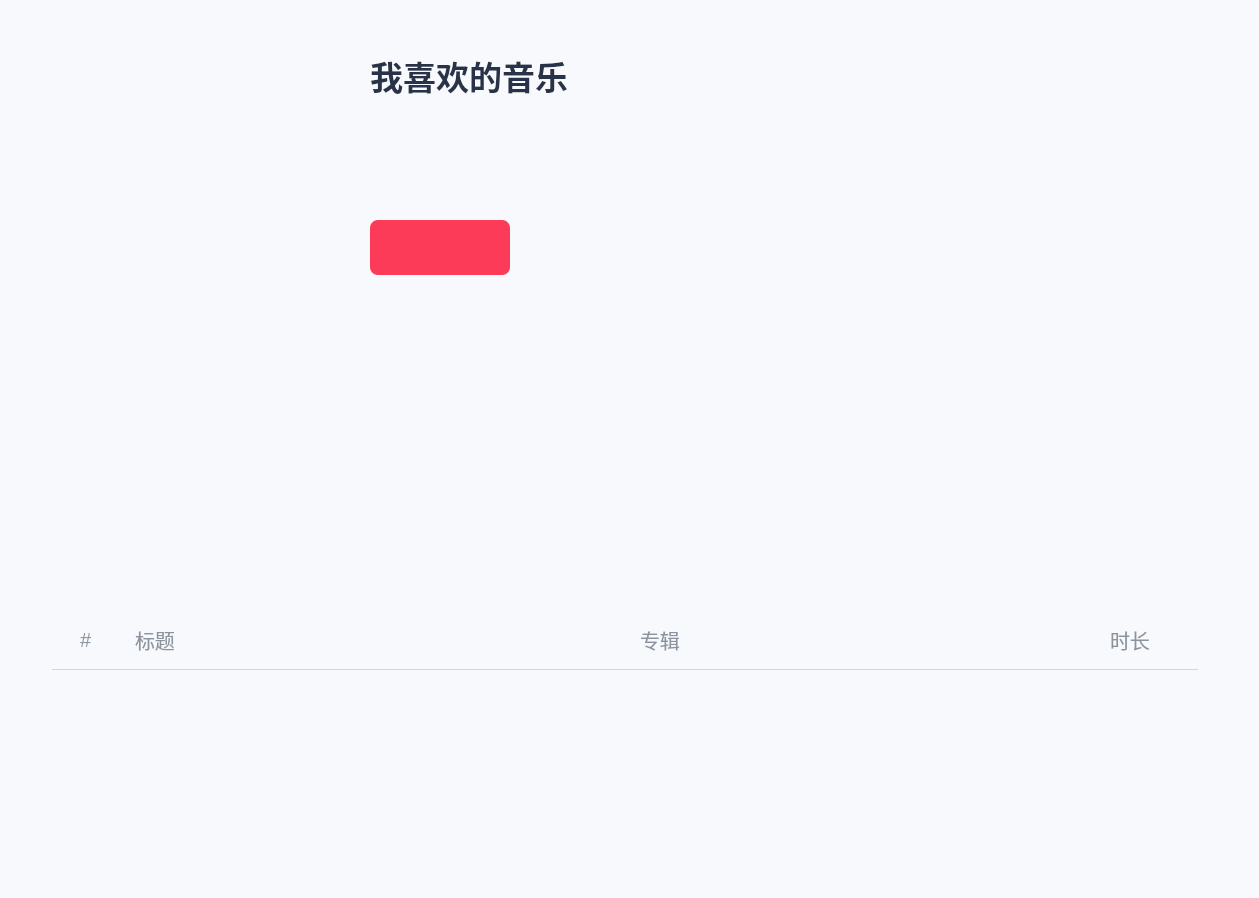
<?xml version="1.0" encoding="UTF-8"?>
<ui version="4.0">
 <class>Likemusicwi</class>
 <widget class="QWidget" name="Likemusicwi">
  <property name="geometry">
   <rect>
    <x>0</x>
    <y>0</y>
    <width>1259</width>
    <height>898</height>
   </rect>
  </property>
  <property name="minimumSize">
   <size>
    <width>1259</width>
    <height>898</height>
   </size>
  </property>
  <property name="maximumSize">
   <size>
    <width>1259</width>
    <height>898</height>
   </size>
  </property>
  <property name="windowTitle">
   <string>Form</string>
  </property>
  <property name="styleSheet">
   <string notr="true">background-color: #F7F9FC;</string>
  </property>
  <layout class="QVBoxLayout" name="verticalLayout">
   <property name="spacing">
    <number>0</number>
   </property>
   <property name="leftMargin">
    <number>0</number>
   </property>
   <property name="topMargin">
    <number>0</number>
   </property>
   <property name="rightMargin">
    <number>0</number>
   </property>
   <property name="bottomMargin">
    <number>0</number>
   </property>
   <item>
    <widget class="QWidget" name="widget" native="true">
     <property name="minimumSize">
      <size>
       <width>0</width>
       <height>340</height>
      </size>
     </property>
     <property name="maximumSize">
      <size>
       <width>16777215</width>
       <height>340</height>
      </size>
     </property>
     <layout class="QHBoxLayout" name="horizontalLayout">
      <property name="spacing">
       <number>0</number>
      </property>
      <property name="leftMargin">
       <number>0</number>
      </property>
      <property name="topMargin">
       <number>0</number>
      </property>
      <property name="rightMargin">
       <number>0</number>
      </property>
      <property name="bottomMargin">
       <number>0</number>
      </property>
      <item>
       <spacer name="horizontalSpacer">
        <property name="orientation">
         <enum>Qt::Horizontal</enum>
        </property>
        <property name="sizeType">
         <enum>QSizePolicy::Fixed</enum>
        </property>
        <property name="sizeHint" stdset="0">
         <size>
          <width>60</width>
          <height>20</height>
         </size>
        </property>
       </spacer>
      </item>
      <item>
       <widget class="QLabel" name="icon_lb">
        <property name="minimumSize">
         <size>
          <width>250</width>
          <height>250</height>
         </size>
        </property>
        <property name="maximumSize">
         <size>
          <width>250</width>
          <height>250</height>
         </size>
        </property>
        <property name="styleSheet">
         <string notr="true">border-image: url(:/res/head_2.jpg);
  border: none;
   border-radius: 20px;
    background-color: transparent;</string>
        </property>
        <property name="text">
         <string/>
        </property>
       </widget>
      </item>
      <item>
       <widget class="QWidget" name="widget_2" native="true">
        <property name="styleSheet">
         <string notr="true">QPushButton {
    border: none;
       border-radius: 8px;
      background-color: #f0f3f6;
      color: black;
   }
   QPushButton:hover {
     background-color: #e4e8ec;
    }
  QPushButton:checked {
    background-color: #fc3c4d;
    }</string>
        </property>
        <widget class="QLabel" name="label">
         <property name="geometry">
          <rect>
           <x>60</x>
           <y>50</y>
           <width>250</width>
           <height>50</height>
          </rect>
         </property>
         <property name="minimumSize">
          <size>
           <width>250</width>
           <height>50</height>
          </size>
         </property>
         <property name="maximumSize">
          <size>
           <width>250</width>
           <height>50</height>
          </size>
         </property>
         <property name="styleSheet">
          <string notr="true">color: #283248;
        font-size: 33px;
        font-family: &quot;Microsoft YaHei&quot;;
        font-weight: normal;
        background-color: transparent;
font-weight: bold;                 </string>
         </property>
         <property name="text">
          <string>我喜欢的音乐</string>
         </property>
        </widget>
        <widget class="QPushButton" name="playall_btn">
         <property name="geometry">
          <rect>
           <x>60</x>
           <y>220</y>
           <width>140</width>
           <height>55</height>
          </rect>
         </property>
         <property name="font">
          <font>
           <pointsize>11</pointsize>
           <bold>true</bold>
          </font>
         </property>
         <property name="styleSheet">
          <string notr="true">QPushButton {
	background-color: #FC3B59;
    background-image: url(:/res/viewswitch/playall1.png);  /* 默认状态图片 */
    background-repeat: no-repeat;
    background-position: left center;
}

QPushButton:hover {
background-color: #e33550;
    background-image: url(:/res/viewswitch/playall2.png);  /* 鼠标悬浮时显示的图片 */
    background-repeat: no-repeat;
    background-position: left center;
}

QPushButton:pressed {
 background-color: #eb8491;
    background-image: url(:/res/viewswitch/playall3.png);    /* 选中状态图片 */
    background-repeat: no-repeat;
    background-position: left center;
}
</string>
         </property>
         <property name="text">
          <string/>
         </property>
        </widget>
       </widget>
      </item>
     </layout>
    </widget>
   </item>
   <item>
    <widget class="QWidget" name="widget_4" native="true">
     <property name="minimumSize">
      <size>
       <width>0</width>
       <height>0</height>
      </size>
     </property>
     <layout class="QHBoxLayout" name="horizontalLayout_2">
      <property name="spacing">
       <number>0</number>
      </property>
      <property name="leftMargin">
       <number>0</number>
      </property>
      <property name="topMargin">
       <number>0</number>
      </property>
      <property name="rightMargin">
       <number>0</number>
      </property>
      <property name="bottomMargin">
       <number>0</number>
      </property>
      <item>
       <widget class="QLabel" name="label_6">
        <property name="minimumSize">
         <size>
          <width>200</width>
          <height>280</height>
         </size>
        </property>
        <property name="maximumSize">
         <size>
          <width>200</width>
          <height>280</height>
         </size>
        </property>
        <property name="styleSheet">
         <string notr="true">border-image: url(:/res/viewswitch/kong2.png);
  border: none;
 
    background-color: transparent;</string>
        </property>
        <property name="text">
         <string/>
        </property>
       </widget>
      </item>
     </layout>
    </widget>
   </item>
   <item>
    <widget class="QScrollArea" name="scrollArea">
     <property name="styleSheet">
      <string notr="true">QScrollArea {
    border: none; /* 去除边框 */
    background-color: #f0f3f6;
}

QScrollArea::corner {
    background-color: #f0f3f6;
}

QScrollBar:vertical {
    background-color: #f0f3f6; /* 滚动条背景 */
    width: 9px; /* 滚动条宽度 */
    margin: 0px 0px 0px 0px; /* 控制滚动条的间距 */
    border-radius: 4px;
}

QScrollBar::handle:vertical {
    background-color: #dcdfe4; /* 滚动条滑块颜色 */
    border-radius: 4px;
}

QScrollBar::handle:vertical:hover {
    background-color: #bec3ca; /* 滚动条滑块悬停时颜色 */
}

QScrollBar::add-line:vertical, QScrollBar::sub-line:vertical {
    background-color: #f0f3f6; /* 隐藏滚动条上下箭头 */
}
QScrollBar:horizontal {
    height: 0px; /* 关键：将高度设为 0，使水平滚动条不可见且不占空间 */
    background-color: transparent; /* 可选：背景透明 */
}
</string>
     </property>
     <property name="widgetResizable">
      <bool>true</bool>
     </property>
     <widget class="QWidget" name="scrollAreaWidgetContents">
      <property name="geometry">
       <rect>
        <x>0</x>
        <y>0</y>
        <width>1259</width>
        <height>278</height>
       </rect>
      </property>
      <layout class="QVBoxLayout" name="verticalLayout_2">
       <property name="spacing">
        <number>0</number>
       </property>
       <property name="leftMargin">
        <number>0</number>
       </property>
       <property name="topMargin">
        <number>0</number>
       </property>
       <property name="rightMargin">
        <number>0</number>
       </property>
       <property name="bottomMargin">
        <number>0</number>
       </property>
       <item>
        <widget class="QWidget" name="widget_3" native="true">
         <property name="minimumSize">
          <size>
           <width>0</width>
           <height>50</height>
          </size>
         </property>
         <property name="maximumSize">
          <size>
           <width>16777215</width>
           <height>50</height>
          </size>
         </property>
         <property name="styleSheet">
          <string notr="true">background-color: #F7F9FC;</string>
         </property>
         <widget class="QLabel" name="label_2">
          <property name="geometry">
           <rect>
            <x>80</x>
            <y>0</y>
            <width>40</width>
            <height>40</height>
           </rect>
          </property>
          <property name="minimumSize">
           <size>
            <width>0</width>
            <height>40</height>
           </size>
          </property>
          <property name="styleSheet">
           <string notr="true">color: #8b949e;
        font-size: 20px;
        font-family: &quot;Microsoft YaHei&quot;;
        font-weight: normal;
        background-color: transparent;
            </string>
          </property>
          <property name="text">
           <string>#</string>
          </property>
         </widget>
         <widget class="QLabel" name="label_3">
          <property name="geometry">
           <rect>
            <x>135</x>
            <y>0</y>
            <width>60</width>
            <height>40</height>
           </rect>
          </property>
          <property name="minimumSize">
           <size>
            <width>60</width>
            <height>40</height>
           </size>
          </property>
          <property name="styleSheet">
           <string notr="true">color: #8b949e;
        font-size: 20px;
        font-family: &quot;Microsoft YaHei&quot;;
        font-weight: normal;
        background-color: transparent;</string>
          </property>
          <property name="text">
           <string>标题</string>
          </property>
         </widget>
         <widget class="QLabel" name="label_4">
          <property name="geometry">
           <rect>
            <x>640</x>
            <y>0</y>
            <width>60</width>
            <height>40</height>
           </rect>
          </property>
          <property name="minimumSize">
           <size>
            <width>60</width>
            <height>40</height>
           </size>
          </property>
          <property name="styleSheet">
           <string notr="true">color: #8b949e;
        font-size: 20px;
        font-family: &quot;Microsoft YaHei&quot;;
        font-weight: normal;
        background-color: transparent;</string>
          </property>
          <property name="text">
           <string>专辑</string>
          </property>
         </widget>
         <widget class="QLabel" name="label_5">
          <property name="geometry">
           <rect>
            <x>1110</x>
            <y>0</y>
            <width>60</width>
            <height>40</height>
           </rect>
          </property>
          <property name="minimumSize">
           <size>
            <width>60</width>
            <height>40</height>
           </size>
          </property>
          <property name="styleSheet">
           <string notr="true">color: #8b949e;
        font-size: 20px;
        font-family: &quot;Microsoft YaHei&quot;;
        font-weight: normal;
        background-color: transparent;</string>
          </property>
          <property name="text">
           <string>时长</string>
          </property>
         </widget>
         <widget class="Line" name="line">
          <property name="geometry">
           <rect>
            <x>52</x>
            <y>49</y>
            <width>1146</width>
            <height>1</height>
           </rect>
          </property>
          <property name="styleSheet">
           <string notr="true">QFrame {
    background-color: #d2d6dc;
    height: 1px;
    border: none;
}
</string>
          </property>
          <property name="orientation">
           <enum>Qt::Horizontal</enum>
          </property>
         </widget>
        </widget>
       </item>
       <item>
        <widget class="QListView" name="m_listView">
         <property name="styleSheet">
          <string notr="true"> border: none; /* 去除边框 */
    background-color: #F7F9FC;
</string>
         </property>
        </widget>
       </item>
      </layout>
     </widget>
    </widget>
   </item>
  </layout>
 </widget>
 <resources/>
 <connections/>
</ui>
